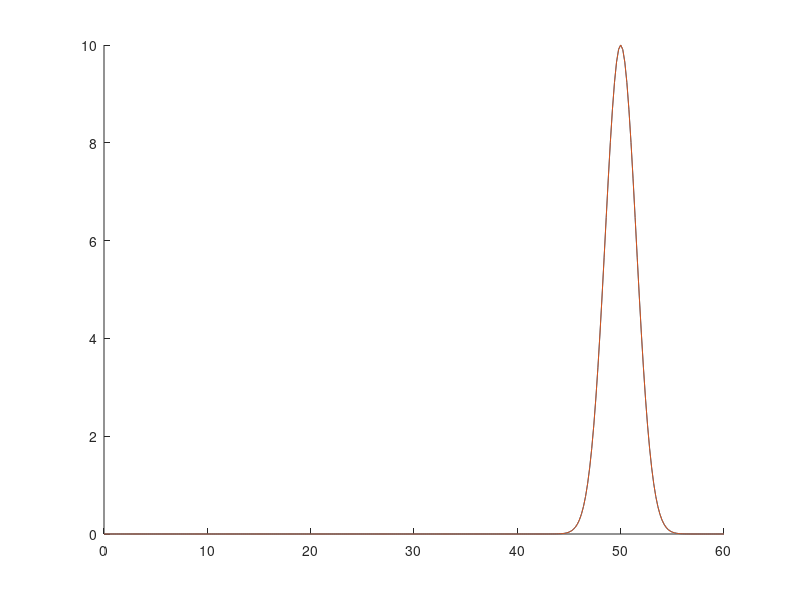

MATLAB code to generate this figure:
%Solving PDE with upwind method

xmin = 0;
xmax = 60;
dx = 0.2;
tmax = 20;
dt =  0.1;
A = 10;
v = 2;
d = 1.5;
x0 = 10;

%Discretise both space and time
xVals = xmin:dx:xmax;
tVals = 0:dt:tmax;

%Create matrix to store values of function u(x,t)
u = zeros(length(xVals),length(tVals));

%Plot Gaussian Distribution at t=0
u(:,1) = A*exp((-(xVals-x0).^2)/(2*d^2));

for n = 1 : length(tVals)-1
    
    for j = 2 : length(xVals)
       %Iterate through time using upwind method
        u(j,n+1) = u(j,n) - v*(dt/dx)*(u(j,n) - u(j-1,n));
        
    end
    
end

%Calculate analytic solution
analytic = zeros(length(xVals),length(tVals));

for m = 1:length(xVals)
    
    for i = length(tVals)
        
        analytic(m,i) = A*exp(-(xVals(m) - x0 - v*tVals(i))^2/(2*d^2));
        
    end
end


hold on
plot(xVals,u(:,length(tVals)))
plot(xVals,analytic(:,length(tVals)))
hold off

%Plot surface, removing grid lines

% graphed = surf(tVals,xVals,u);
% set(graphed,'LineStyle','none')


